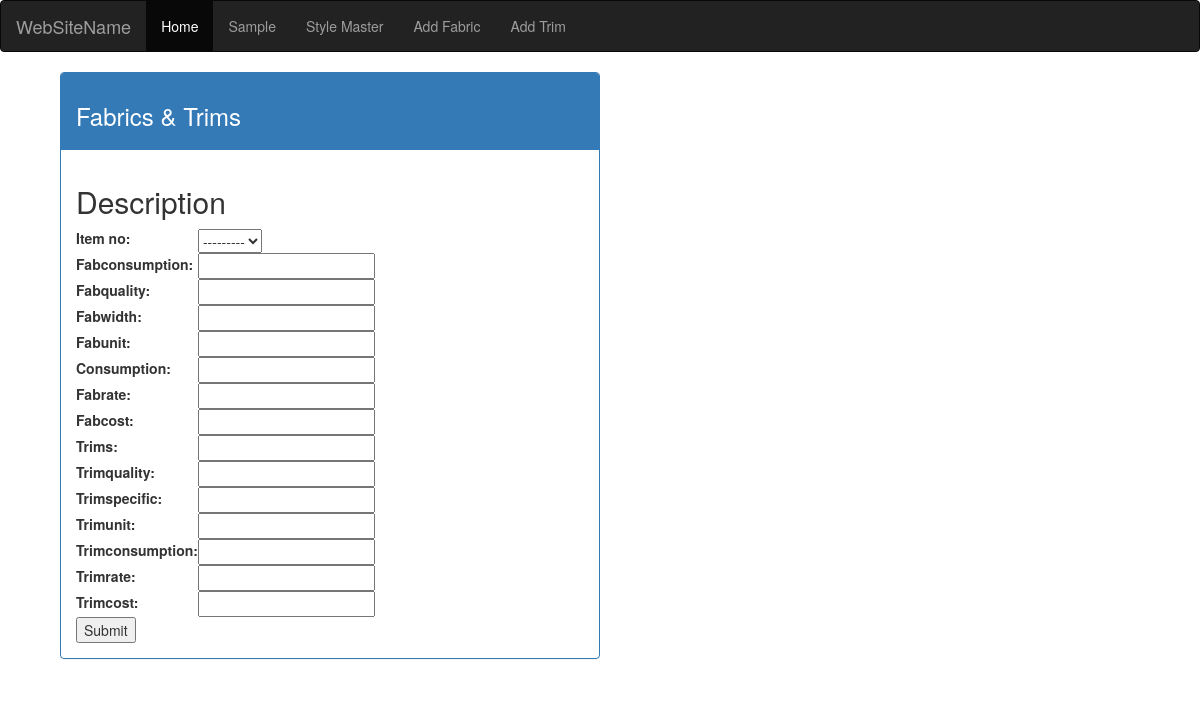
The app's page /bomfill/, older data.
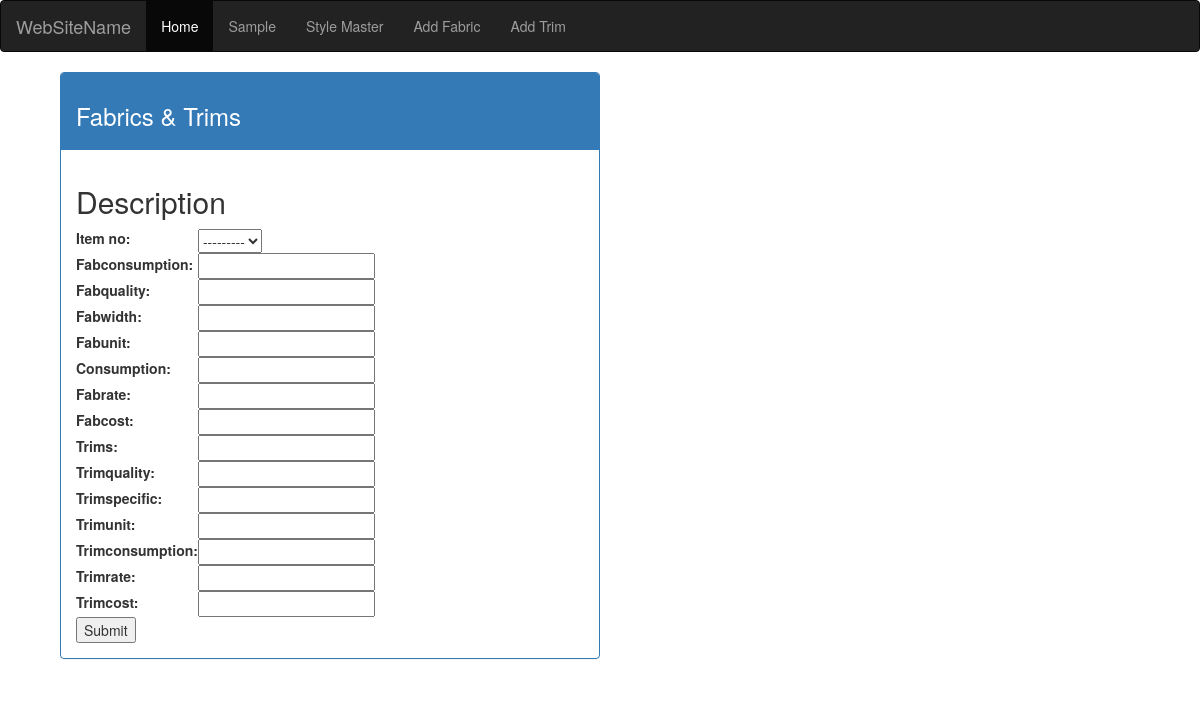
The same page, newer data.
### stylemaster/models.py (models this page shows)
class Stylemaster(models.Model):
    def number():
        no = Stylemaster.objects.count()
        if no == None:
            return 1
        else:
            return no + 1
    style_no = models.IntegerField(unique=True, default=number)
    item_no=models.ForeignKey(Sample,on_delete=models.CASCADE,null=True,blank=True)
    style=models.CharField(max_length=100)
    type=models.CharField(max_length=100)
    brand=models.CharField(max_length=100)
    category=models.CharField(max_length=100)
    item_group=models.CharField(max_length=100)
    season=models.CharField(max_length=100,null=True,blank=True)
    responsible=models.CharField(max_length=100)
    approver=models.ForeignKey(Approver,on_delete=models.CASCADE)
    product_designer=models.CharField(max_length=100,null=True,blank=True)
    production_merchant=models.ForeignKey(ProductionMerchant,on_delete=models.CASCADE)
    pd_merchant=models.ForeignKey(PDMerchant,on_delete=models.CASCADE,null=True,blank=True)
    factory_merchant=models.ForeignKey(FactoryMerchant,on_delete=models.CASCADE,null=True,blank=True)
    sales_person=models.CharField(max_length=100)
    basic_uom=models.CharField(max_length=100)
    alt_uom=models.CharField(max_length=100,null=True,blank=True)
    conversion_factor=models.CharField(max_length=100,null=True,blank=True)
    currency=models.CharField(max_length=100)
    sales_price=models.CharField(max_length=100)
    sale_price_qty=models.CharField(max_length=100,null=True,blank=True)
    buying_house_commission=models.CharField(max_length=100,null=True,blank=True)
    licence=models.CharField(max_length=100,null=True,blank=True)
    custom_group=models.ForeignKey(CustomGroup,on_delete=models.CASCADE,null=True,blank=True)
    national_dbk=models.DecimalField(default=0,max_digits=7,decimal_places=4,null=True,blank=True)
    rosl_group=models.CharField(max_length=100,null=True,blank=True)
    propertys=models.CharField(max_length=100,null=True,blank=True)
    order_confirmation_date=models.DateField(("Date"), default=date.today,null=True,blank=True)
    pcd=models.DateField(null=True,blank=True)
    ex_factory_date=models.DateField(null=True,blank=True)
    def __str__(self):
        return str(self.item_no)

### stylemaster/views.py (the view)
# urls.py: path('bomfill/',views.bomfill,name='bomfill'),
def bomfill(request):
    if (request.method == 'POST'):
        form = Bom(request.POST)
        if form.is_valid():
            form.save()
            return redirect('/bomfill')
        else:
            messages.error(request, "Error")
    else:
        form = Bom()
    return render(request, 'stylemaster/bom_fill.html', {'form': form})

### stylemaster/forms.py
class Bom(forms.ModelForm):
    class Meta:
        model = BOM
        fields = ('item_no','fabconsumption','fabquality','fabwidth','fabunit','consumption','fabrate','fabcost',
                  'trims','trimquality','trimspecific','trimunit','trimconsumption','trimrate','trimcost')

### stylemaster/models.py (called while the page is built)
    def __str__(self):
        return str(self.pch)

### stylemaster/templates/stylemaster/bom_fill.html (shortened to what this page needs)
{% extends 'stylemaster/base.html' %}
{% block body %}
     <div class="container">
    <div class="container">
    <div class="col-sm-6">
    <div class=" panel panel-primary">
    <div class="panel-heading"><h3>Fabrics & Trims</h3></div>
    <div class="panel-body">
<form method="post" enctype="multipart/form-data">
    <h2>Description</h2>
<table>
    {{ form.as_table }}
</table>
<button type="Submit">Submit</button></form>
         </div>
    </div>
    </div>
    </div>
</div>
{% endblock %}

Row changes from the older to the newer data that the page shows:
added Stylemaster: item_no "---------"
Text that changed along with them:
form field item_no: "---------" → (not shown)
